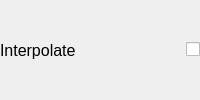
                                   <widget class="QWidget" name="widget_35" native="true">
                                    <layout class="QHBoxLayout" name="horizontalLayout_7">
                                     <property name="leftMargin">
                                      <number>0</number>
                                     </property>
                                     <property name="topMargin">
                                      <number>0</number>
                                     </property>
                                     <property name="rightMargin">
                                      <number>0</number>
                                     </property>
                                     <property name="bottomMargin">
                                      <number>0</number>
                                     </property>
                                     <item>
                                      <widget class="QWidget" name="widget_37" native="true">
                                       <layout class="QHBoxLayout" name="horizontalLayout_56">
                                        <property name="leftMargin">
                                         <number>0</number>
                                        </property>
                                        <property name="topMargin">
                                         <number>0</number>
                                        </property>
                                        <property name="rightMargin">
                                         <number>0</number>
                                        </property>
                                        <property name="bottomMargin">
                                         <number>0</number>
                                        </property>
                                        <item>
                                         <widget class="QLabel" name="label_76">
                                          <property name="font">
                                           <font>
                                            <pointsize>12</pointsize>
                                           </font>
                                          </property>
                                          <property name="text">
                                           <string>Interpolate</string>
                                          </property>
                                         </widget>
                                        </item>
                                        <item>
                                         <spacer name="horizontalSpacer_21">
                                          <property name="orientation">
                                           <enum>Qt::Orientation::Horizontal</enum>
                                          </property>
                                          <property name="sizeHint" stdset="0">
                                           <size>
                                            <width>40</width>
                                            <height>20</height>
                                           </size>
                                          </property>
                                         </spacer>
                                        </item>
                                        <item>
                                         <widget class="QCheckBox" name="interpolateCheckBox">
                                          <property name="text">
                                           <string />
                                          </property>
                                         </widget>
                                        </item>
                                       </layout>
                                      </widget>
                                     </item>
                                    </layout>
                                   </widget>
